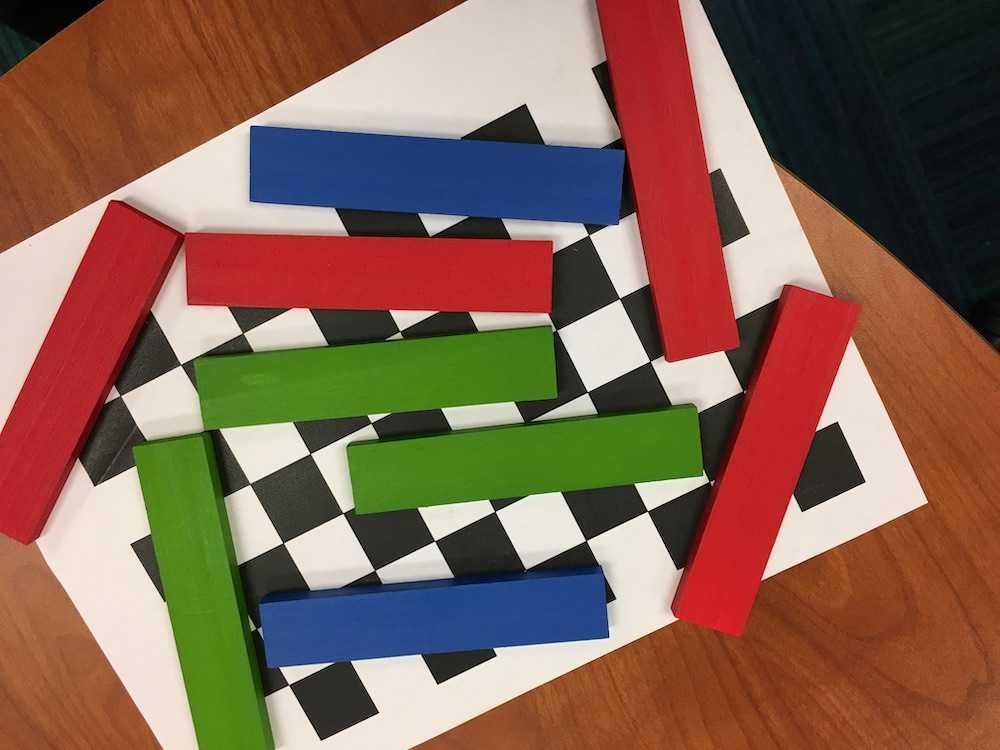
//> input picture Computer Vision - Guess block 3D location/test.JPG, 1000 x 750 px
$ ./harris test.JPG   (built with g++ and OpenCV 4)
//> lines starting //> are read from the running program, lines starting //| are printed output that depends on the picture
#include "opencv2/highgui.hpp"
#include "opencv2/imgproc.hpp"
#include <iostream>

using namespace cv;
using namespace std;

Mat src, src_gray;
int thresh = 200;
int max_thresh = 255;

const char* source_window = "Source image";
const char* corners_window = "Corners detected";

void cornerHarris_demo( int, void* );

int main( int argc, char** argv )
{
    CommandLineParser parser( argc, argv,
			      "{@input | planks1ss.jpg | input image}" );
    src = imread( parser.get<String>( "@input" ) );
//> src is the input picture: 750 rows x 1000 cols, CV_8UC3; mean B, G, R 82.9, 100.3, 132.9
    if ( src.empty() )
    {
        cout << "Could not open or find the image!\n" << endl;
        cout << "Usage: " << argv[0] << " <Input image>" << endl;
        return -1;
    }
    cvtColor( src, src_gray, COLOR_BGR2GRAY );
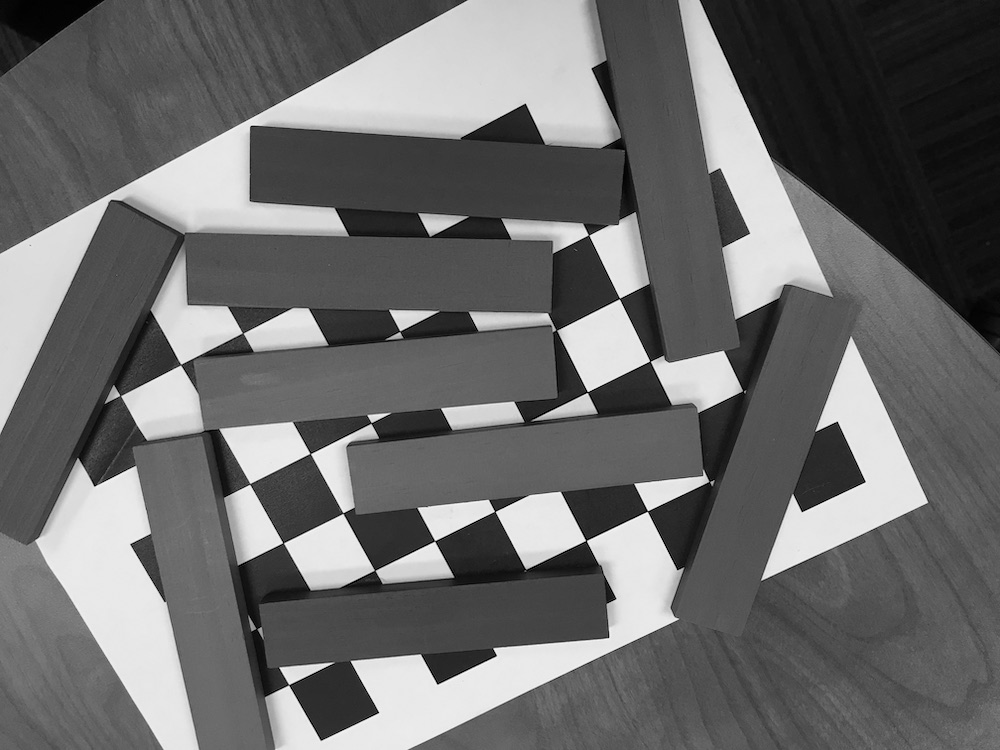
//> src_gray: 750 rows x 1000 cols, CV_8UC1; min 0, max 252, mean 108.1
    namedWindow( source_window );
    createTrackbar( "Threshold: ", source_window, &thresh,
		    max_thresh, cornerHarris_demo );
    imshow( source_window, src );
    cornerHarris_demo( 0, 0 );
    waitKey();
    return 0;
}

void cornerHarris_demo( int, void* )
{
    int blockSize = 2;
    int apertureSize = 3;
    double k = 0.04;
    Mat dst = Mat::zeros( src.size(), CV_32FC1 );
    cornerHarris( src_gray, dst, blockSize, apertureSize, k );
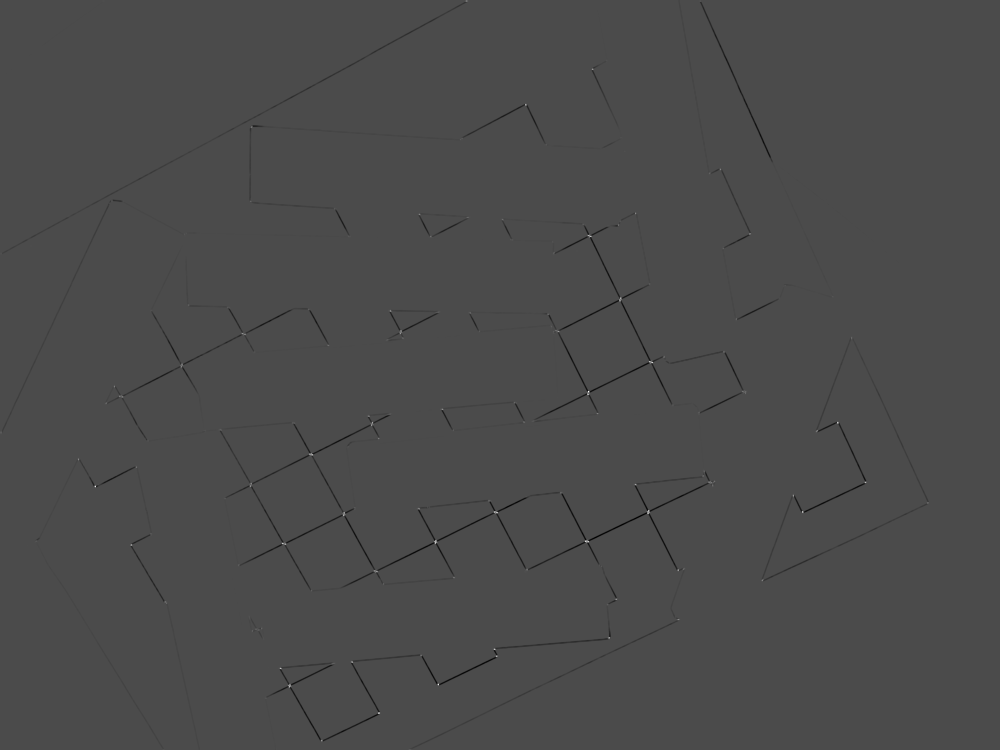
//> dst: 750 rows x 1000 cols, CV_32FC1; min -0.0157, max 0.0372, mean -8.49e-05; drawn with min black and max white
    Mat dst_norm, dst_norm_scaled;
    normalize( dst, dst_norm, 0, 255, NORM_MINMAX, CV_32FC1, Mat() );
    convertScaleAbs( dst_norm, dst_norm_scaled );
    for( int i = 0; i < dst_norm.rows ; i++ )
    {
        for( int j = 0; j < dst_norm.cols; j++ )
        {
            if( (int) dst_norm.at<float>(i,j) > thresh )
            {
                circle( dst_norm_scaled, Point(j,i), 5,  Scalar(0), 2, 8, 0 );
            }
        }
    }
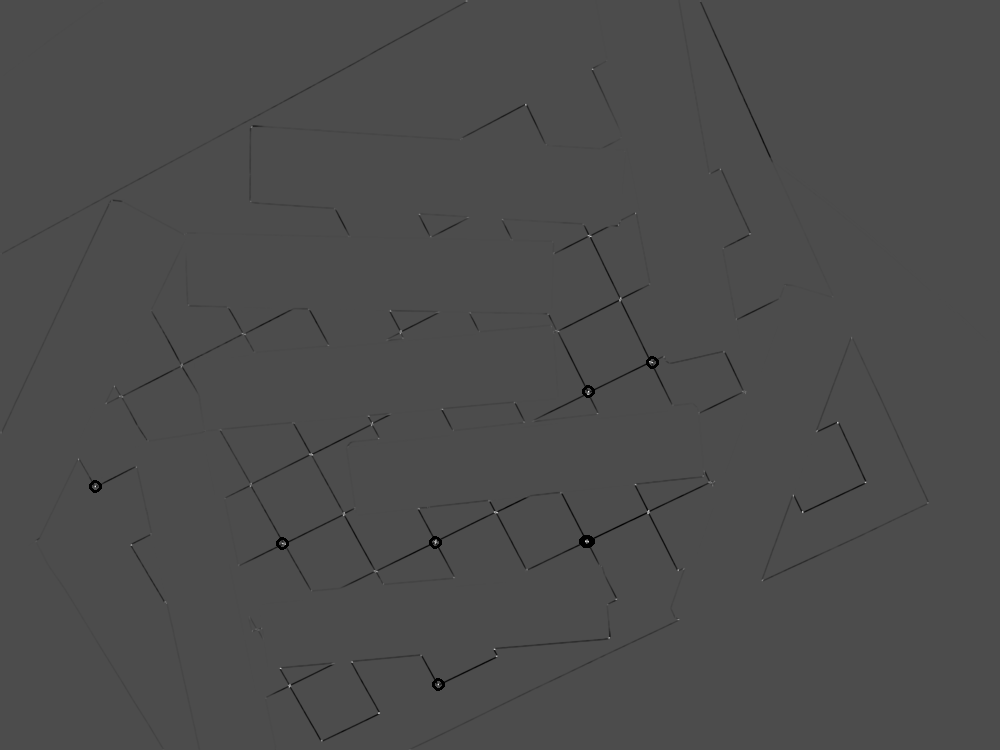
//> dst_norm_scaled: 750 rows x 1000 cols, CV_8UC1; min 0, max 255, mean 75.5
    namedWindow( corners_window );
    imshow( corners_window, dst_norm_scaled );
}
